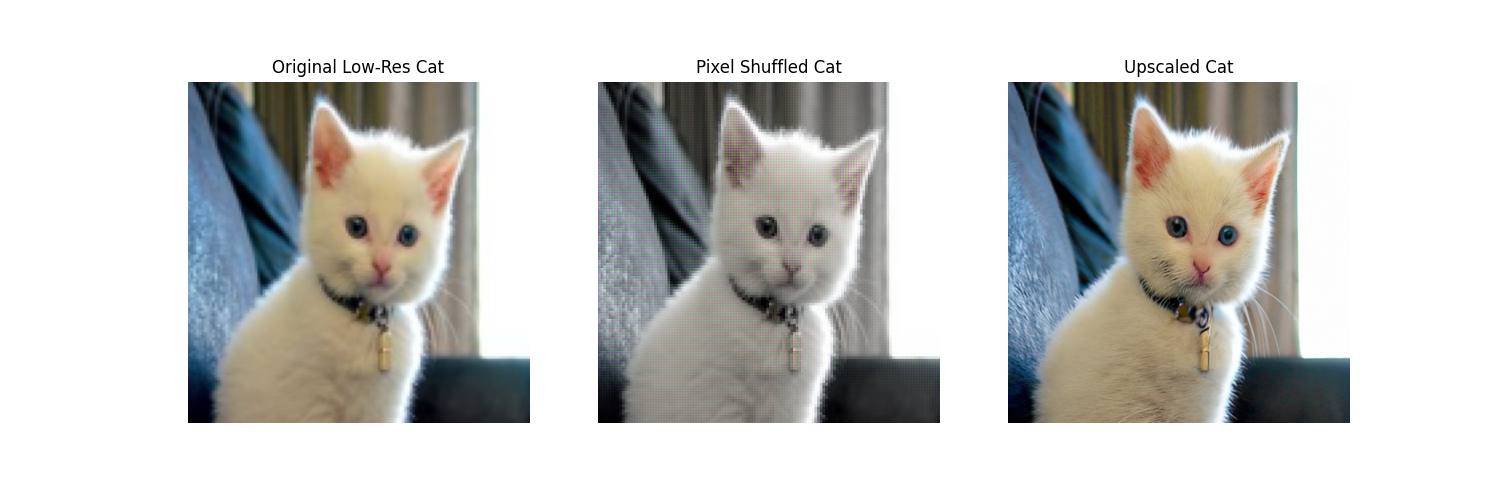

Here is the Python script that generated this plot:
import requests
from PIL import Image
from io import BytesIO
from diffusers import StableDiffusionUpscalePipeline
import torch
import torch.nn as nn
import matplotlib.pyplot as plt
import numpy as np

# Load model and scheduler
model_id = "stabilityai/stable-diffusion-x4-upscaler"
pipeline = StableDiffusionUpscalePipeline.from_pretrained(
    model_id, revision="fp16", torch_dtype=torch.float16
)
pipeline = pipeline.to("cuda")

# Let's download an image
url = "https://huggingface.co/datasets/hf-internal-testing/diffusers-images/resolve/main/sd2-upscale/low_res_cat.png"
response = requests.get(url)
low_res_img = Image.open(BytesIO(response.content)).convert("RGB")
low_res_img = low_res_img.resize((128, 128))


# Define a simple PixelShuffle layer
class SimplePixelShuffle(nn.Module):
    def __init__(self, upscale_factor):
        super(SimplePixelShuffle, self).__init__()
        self.pixel_shuffle = nn.PixelShuffle(upscale_factor)

    def forward(self, x):
        return self.pixel_shuffle(x)


# Convert the image to a tensor
low_res_img_tensor = torch.from_numpy(np.array(low_res_img)).permute(2, 0, 1).unsqueeze(0).float()

# Simulate the process where the image is downsampled and channels are increased
upscale_factor = 2
low_res_img_tensor = low_res_img_tensor.repeat(1, upscale_factor ** 2, 1, 1)

# Apply PixelShuffle
pixel_shuffle = SimplePixelShuffle(upscale_factor)
pixel_shuffled_img_tensor = pixel_shuffle(low_res_img_tensor)

# Convert the pixel shuffled tensor back to an image
pixel_shuffled_img = pixel_shuffled_img_tensor.squeeze(0).permute(1, 2, 0).byte().numpy()
pixel_shuffled_img = Image.fromarray(pixel_shuffled_img)

# Upscale the image using the Stable Diffusion Upscale Pipeline
prompt = "a white cat"
upscaled_image = pipeline(prompt=prompt, image=low_res_img).images[0]

# Plot the images
fig, axes = plt.subplots(1, 3, figsize=(15, 5))
axes[0].imshow(low_res_img)
axes[0].set_title("Original Low-Res Cat")
axes[0].axis("off")

axes[1].imshow(pixel_shuffled_img)
axes[1].set_title("Pixel Shuffled Cat")
axes[1].axis("off")

axes[2].imshow(upscaled_image)
axes[2].set_title("Upscaled Cat")
axes[2].axis("off")
plt.savefig("super_res_image.png")
plt.show()
